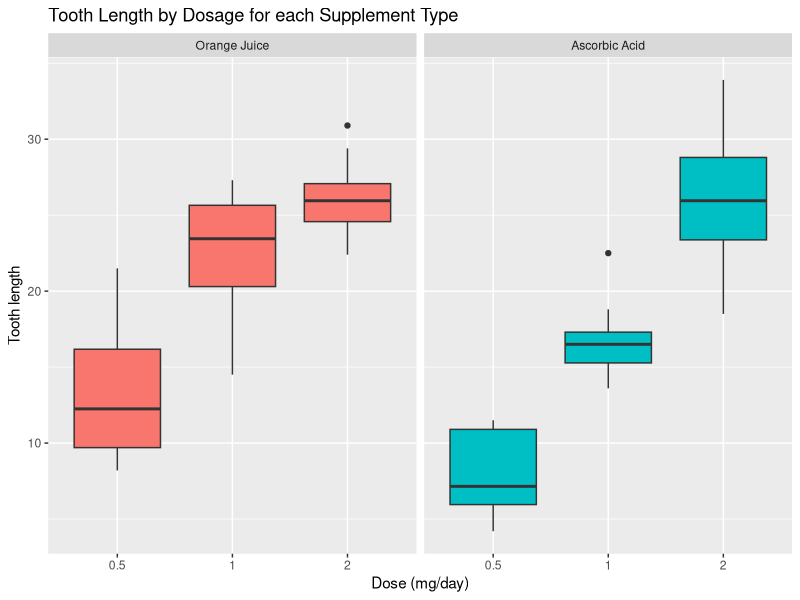

R code for this plot:
## ---- chunk 1
knitr::opts_chunk$set(echo = TRUE)
library(ggplot2)
## ---- chunk 2
library(datasets)
data("ToothGrowth")
str(ToothGrowth)
## ---- chunk 3
t = ToothGrowth
levels(t$supp) <- c("Orange Juice", "Ascorbic Acid")
ggplot(t, aes(factor(dose), len)) + 
    geom_boxplot(aes(fill = supp), show.legend = FALSE) +
    labs(x = "Dose (mg/day)", y = "Tooth length", title = "Tooth Length by Dosage for each Supplement Type") +
    facet_grid(.~supp)
## ---- chunk 4
hyp1 <- t.test(len ~ supp, data = t)
hyp1$conf.int
hyp1$p.value
## ---- chunk 5
hyp2 <- t.test(len ~ supp, data = subset(t, dose == 0.5))
hyp2$conf.int
hyp2$p.value
## ---- chunk 6
hyp3 <- t.test(len ~ supp, data = subset(t, dose == 1))
hyp3$conf.int
hyp3$p.value
## ---- chunk 7
hyp4 <- t.test(len ~ supp, data = subset(t, dose == 2))
hyp4$conf.int
hyp4$p.value
